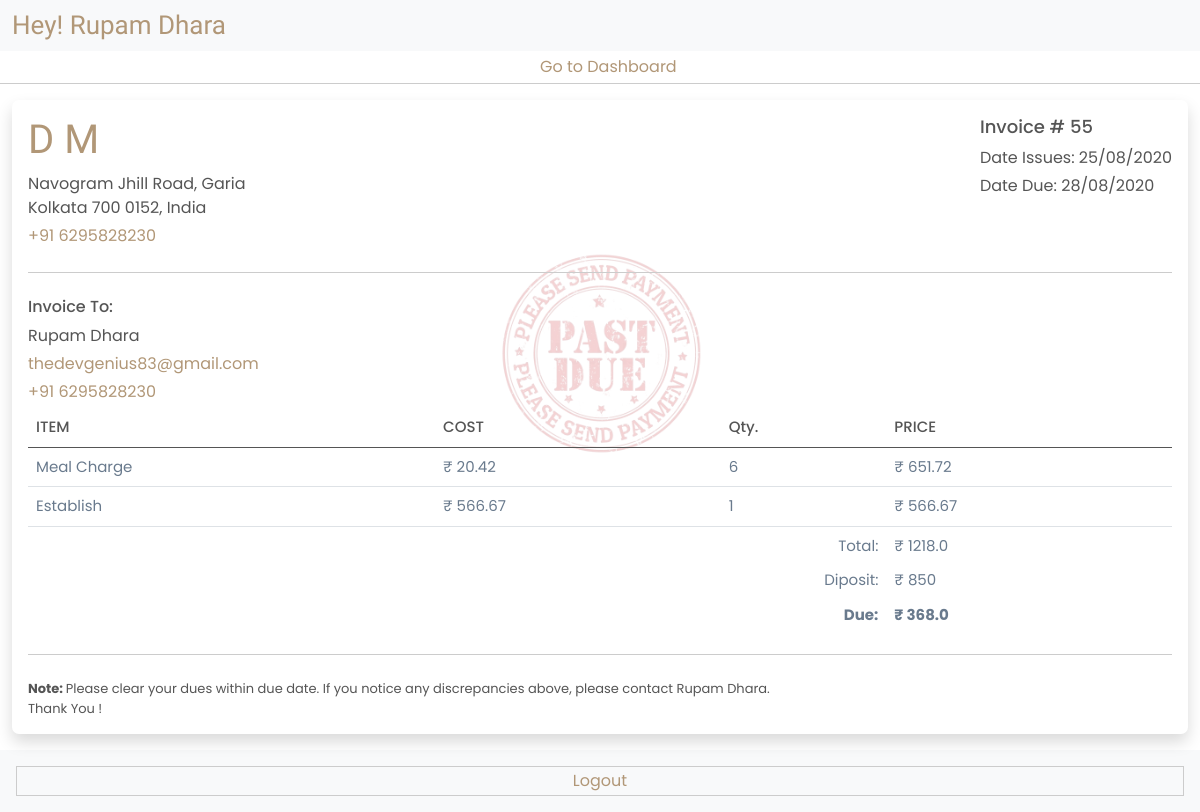
Before: /mess/bill/ (signed in) with the older database file.
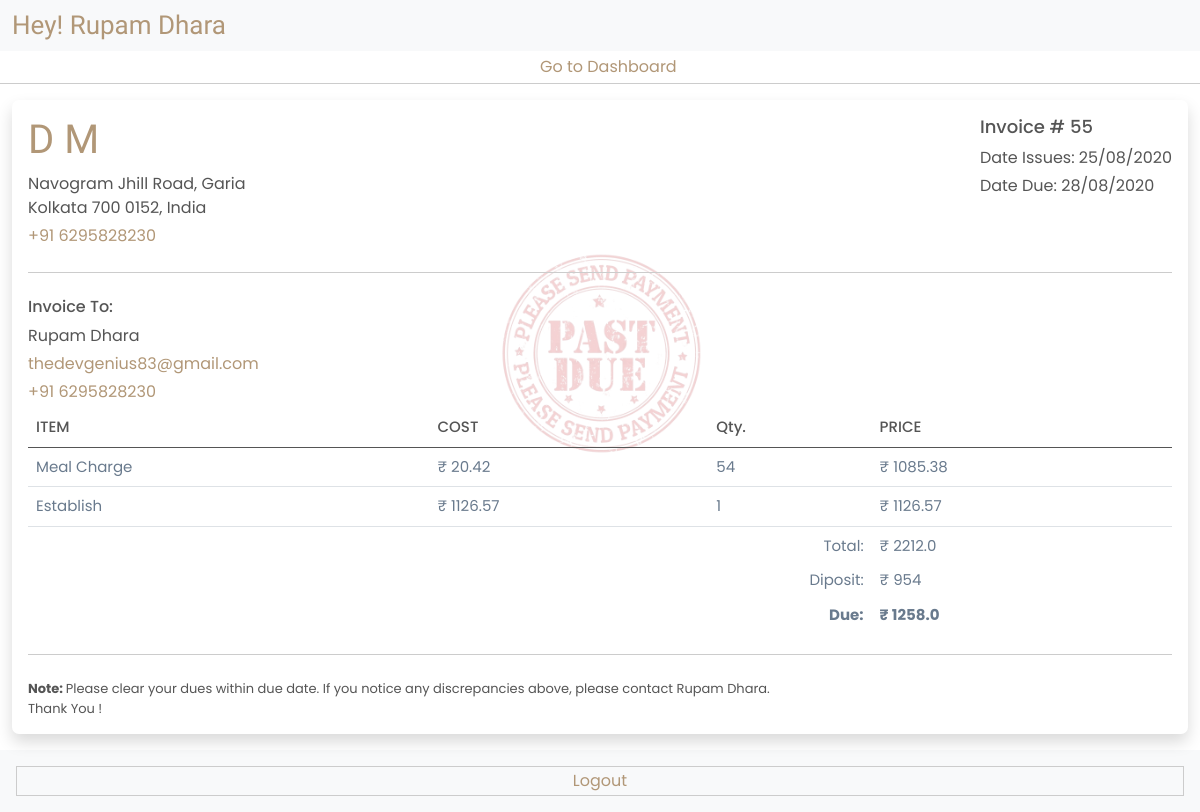
After: the same page with the newer database file.
### mess/models.py (models this page shows, shortened)
class Bill(models.Model):
    date = models.DateField()
    user = models.ForeignKey(User, on_delete=models.CASCADE)
    mill = models.IntegerField()
    diposit = models.IntegerField(default=0, null=True, blank=True)
    establish_charge = models.FloatField(default=0)
    mill_cost = models.FloatField(default=0)
    total_cost = models.FloatField(default=0)
    due_or_return = models.FloatField(default=0)
    status = models.BooleanField(default=False)
    class Meta:
        unique_together = ('date', 'user')

### account/models.py (models this page shows, shortened)
class User(AbstractUser):
    objects = UserManager()

### mess/views.py (the view)
# urls.py: path('bill/', views.Bills, name='bill'),
def Bills(request):
    bill = Bill.objects.get(user_id=request.user.id, date__month=previous_month, date__year=previous_year)
    data = {
        'bill' : bill
    }
    return render(request, 'mess/bill.html', data)

### templates/mess/bill.html (shortened to what this page needs)
{% extends 'mess/mess-base.html' %}
{% block 'content' %}
    <div class="container-fluid bb py-1">
        <a href="{% url 'dashboard' %}" class="back-btn"><i class="fa-light fa-arrow-left-long"></i> Go to Dashboard</a>
    </div>
    <div class="container dashboard-cont py-3">
        <div class="bill-box shadow due p-3">
            {% if bill.status == True %}
                <img src="/static/images/paid.png" alt="" class="due-img">
            {% else %}
                <img src="/static/images/due.png" alt="" class="due-img">
            {% endif %}
            <div class="row justify-content-between gy-4 mb-4">
                <div class="col-auto">
                    <h2>D M</h2>
                    <p class="mb-1">Navogram Jhill Road, Garia <br> Kolkata 700 0152, India </p>
                    <p><a href="tel:6295828230">+91 6295828230</a></p>
                </div>
                <div class="col-auto">
                    <h5>Invoice # {{ bill.id }}</h5>
                    <p class="mb-1"> Date Issues: 25/08/2020 </p>
                    <p class="mb-1"> Date Due: 28/08/2020 </p>
                </div>
            </div>
            <div class="sep mb-4"></div>
            <div class="row">
                <div class="col-auto">
                    <h6>Invoice To:</h6>
                    <p class="mb-1">{{ bill.user.first_name }} {{ bill.user.last_name }}</p>
                    {% if bill.user.email %}
                        <p class="mb-1"><a href="mailto:{{ bill.user.email }}">{{ bill.user.email }}</a></p>
                    {% endif %}
                    <p class="mb-1"><a href="tel:6295828230">+91 {{ bill.user.username }}</a></p>
                </div>
            </div>
            <table class="table bill-table mb-4">
                <thead>
                    <tr>
                        <th>ITEM</th>
                        <th>COST</th>
                        <th>Qty.</th>
                        <th>PRICE</th>
                    </tr>
                </thead>
                <tbody>
                    <tr>
                        <td>Meal Charge</td>
                        <td>₹ {{20.42}}</td>
                        <td>{{bill.mill}}</td>
                        <td>₹ {{ bill.mill_cost }}</td>
                    </tr>
                    <tr>
                        <td>Establish</td>
                        <td>₹ {{ bill.establish_charge }}</td>
                        <td>1</td>
                        <td>₹ {{ bill.establish_charge }}</td>
                    </tr>
                    <tr>
                        <td colspan="3" class="text-end bbn pb-1">Total:</td>
                        <td class="bbn pb-1">₹ {{ bill.total_cost }}</td>
                    </tr>
                    <tr>
                        <td colspan="3" class="text-end bbn pb-1">Diposit:</td>
                        <td class="bbn pb-1">₹ {{ bill.diposit }}</td>
                    </tr>
                    <tr>
                        <td colspan="3" class="text-end bbn pb-1"><strong>Due:</strong></td>
                        <td class="bbn pb-1"><strong>₹ {{ bill.due_or_return }}</strong></td>
                    </tr>
                </tbody>
            </table>
            <div class="sep mb-4"></div>
            <p class="note"><strong>Note: </strong>Please clear your dues within due date. If you notice any discrepancies above, please contact Rupam Dhara. <br>Thank You !</p>
        </div>
    </div>
{% endblock 'content' %}

Changed rows visible on the page:
changed Bill "Rupam": mill "6" → "54"; mill_cost "651.72" → "1085.38"; establish_charge "566.67" → "1126.57"; total_cost "1218.0" → "2212.0"; diposit "850" → "954"; due_or_return "368.0" → "1258.0"
